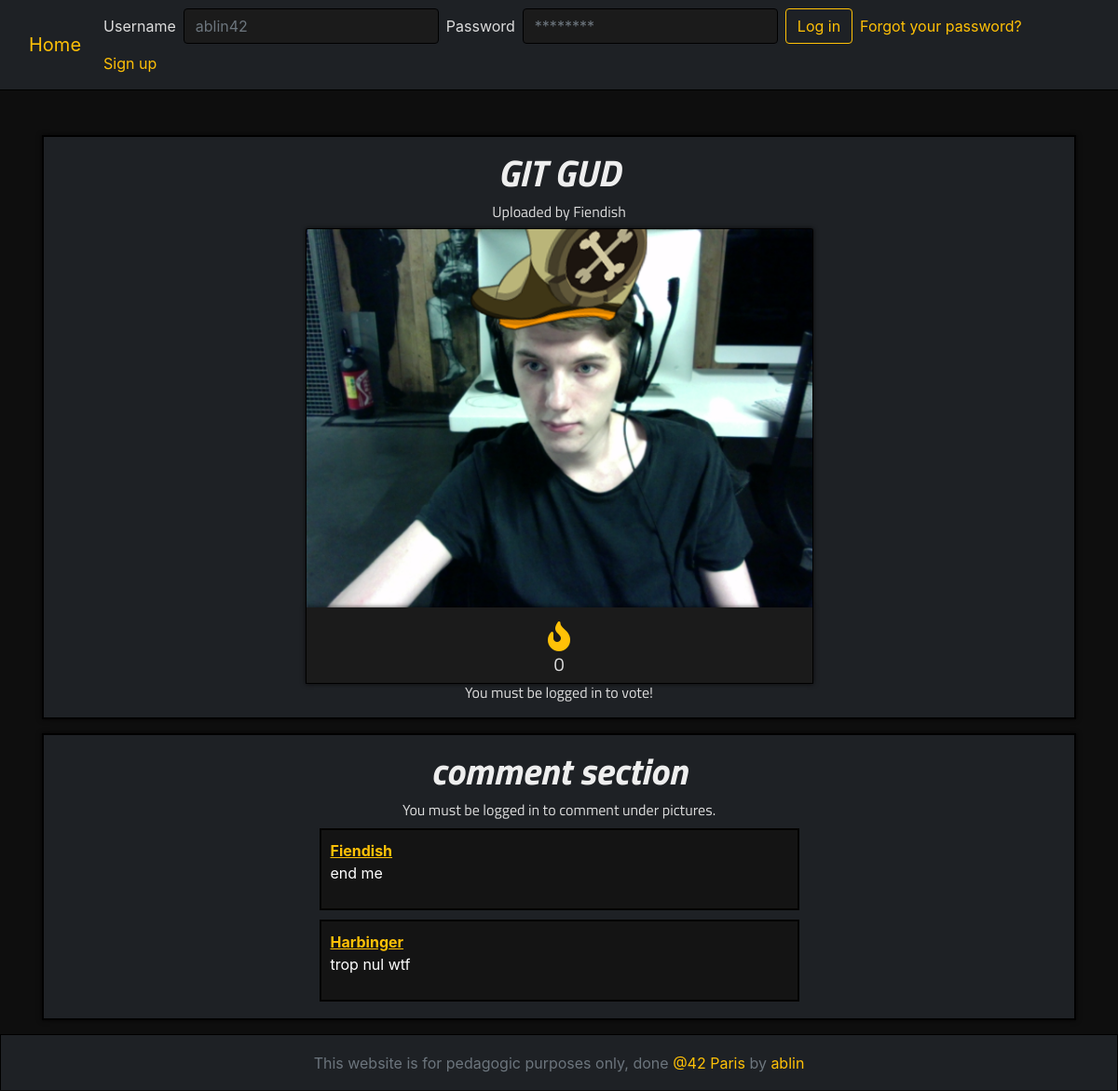
The app's page /image.php?id=1, older data.
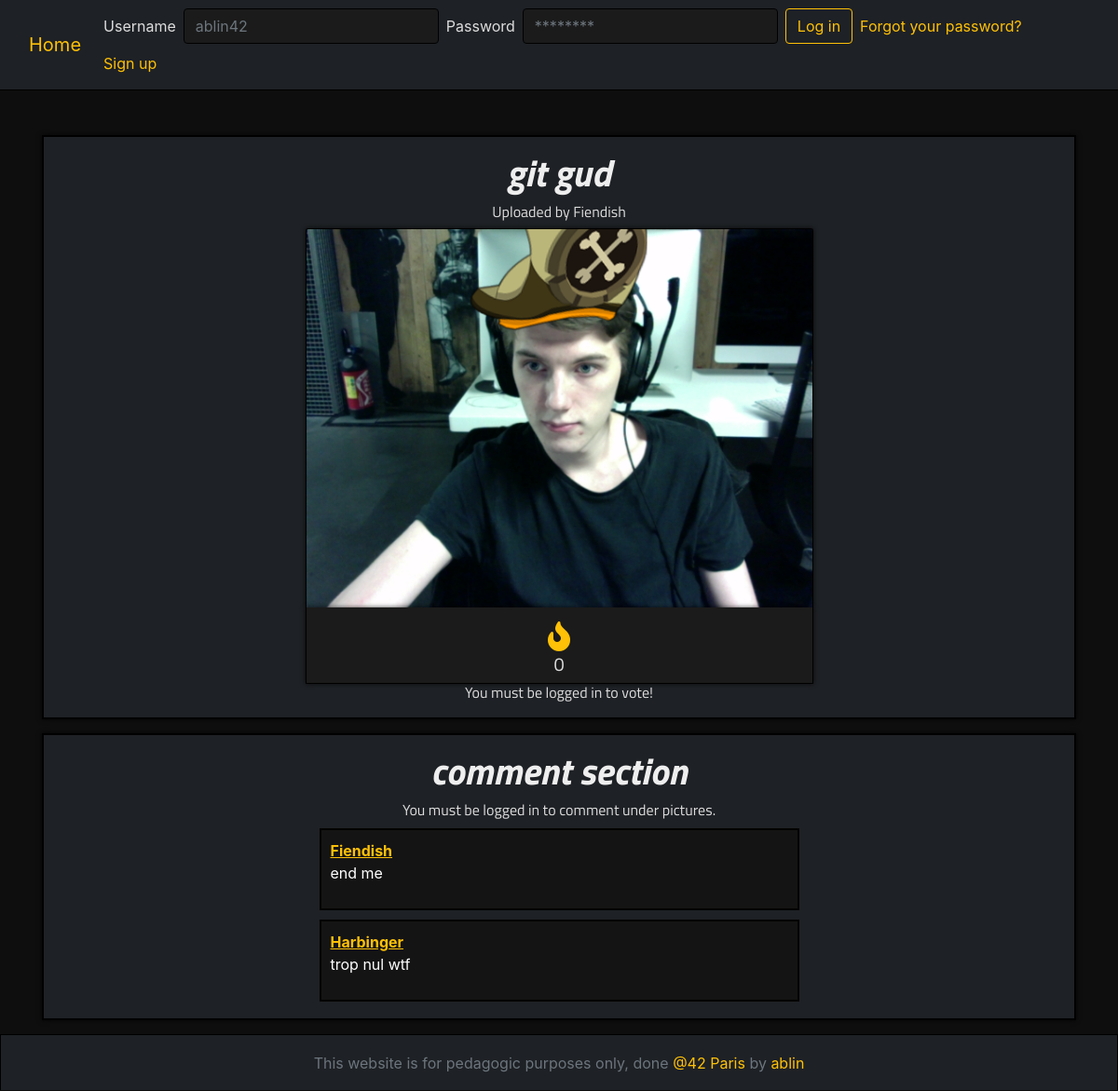
The same page, newer data.
### tables this page shows
CREATE TABLE `image` (
  `id` int(11) NOT NULL,
  `id_user` int(11) NOT NULL DEFAULT '0' COMMENT 'ID de l''user qui a upload l''image',
  `path` varchar(255) NOT NULL DEFAULT '/Camagru/images/',
  `name` varchar(64) DEFAULT NULL,
  `date` datetime NOT NULL,
  `nb_like` int(11) NOT NULL DEFAULT '0'
);

CREATE TABLE `user` (
  `id` int(11) NOT NULL,
  `username` varchar(30) NOT NULL,
  `password` varchar(255) NOT NULL,
  `email` varchar(255) NOT NULL,
  `password_token` varchar(128) DEFAULT NULL,
  `mail_token` varchar(128) DEFAULT NULL,
  `confirmed_token` datetime DEFAULT NULL,
  `mail_notify` tinyint(1) NOT NULL DEFAULT '1'
);

CREATE TABLE `comment` (
  `id` int(11) NOT NULL,
  `id_img` int(11) NOT NULL COMMENT 'id of the img being commented',
  `id_user` int(11) NOT NULL COMMENT 'id of the user commenting',
  `content` varchar(255) NOT NULL,
  `date` datetime NOT NULL
);

### class/autoloader.php (called while the page is built, shortened)
<?php
class autoloader
{
    static function autoload($class_name)
    {
        if (strpos($class_name, __NAMESPACE__ . '\\') == 0)
        {
            $class_name = str_replace(__NAMESPACE__ . '\\', '', $class_name);
        }
    }
}

### class/database.php (called while the page is built, shortened)
<?php
class database
{
    private $db_user;
    private $db_pass;
    private $dsn;
    private $pdo;
    private static $_instance;
    public function __construct($db_name, $db_host = "localhost", $db_user = "root", $db_pass = "root42")
    {
        $this->db_user = $db_user;
        $this->db_pass = $db_pass;
        $this->dsn = "mysql:dbname={$db_name};host={$db_host}";
    }
    public static function getInstance($db_name)
    {
        if (is_null(self::$_instance))
            self::$_instance = new database($db_name);
        return self::$_instance;
    }
    private function getPDO()
    {
        if ($this->pdo === null)
        {
            $pdo = new PDO($this->dsn, $this->db_user, $this->db_pass);
            $pdo->setAttribute(PDO::ATTR_ERRMODE, PDO::ERRMODE_EXCEPTION);
            $this->pdo = $pdo;
        }
        return $this->pdo;
    }
    public function prepare($statement, $attributes, $one = false, $class_name = null)
    {
        $req = $this->getPDO()->prepare($statement);
        $req->execute($attributes);
        if (strpos($statement, "SELECT") !== false)
        {
            if ($class_name === null)
                $req->setFetchMode(PDO::FETCH_OBJ);
            else
                $req->setFetchMode(PDO::FETCH_CLASS, $class_name);
            if ($one)
                $data = $req->fetch();
            else
                $data = $req->fetchAll();
            return $data;
        }
    }
}

### image.php (the view, shortened to what this page needs)
<!DOCTYPE html>
<html lang="en">
<head>
    <link rel="stylesheet" href="style/bootstrap.css">
    <link rel="stylesheet" href="style/style.css">
    <link rel="stylesheet" href="https://use.fontawesome.com/releases/v5.5.0/css/all.css">
</head>
<body>
<?php
require_once("includes/header.php");
$db = database::getInstance('camagru');
$attributes['id'] = $_GET['id'];
$req = $db->prepare("SELECT * FROM `image` LEFT JOIN `user` ON image.id_user = user.id WHERE image.id = :id", $attributes);
?>
<div class="container mt-5 small-page-wrapper">
    <div class="wrapper col-12 p-2" style="text-align: center;">
        <?php
        foreach($req as $item)
        {
            echo "<h1>$item->name</h1>";
            echo "<h6>Uploaded by $item->username</h6>";
        }?>
        <div class="img-page-wrapper col-6 offset-3">
            <?php foreach($req as $item)
            {
                echo "<img alt=\"{$item->name}\" class=\"img-page col-12\" src=\"{$item->path}\">";
            }?>
        </div>
        <div class="polaroid col-6 offset-3">
            <i id="like-fire" class="fas fa-fire fa-2x like-count"></i>
            <h5 id="nb_like">
                <?php foreach($req as $item)
                    echo $item->nb_like;
                ?>
            </h5>
        </div>
        <?php if (!isset($_SESSION['id'])) {echo "<h6>You must be logged in to vote!</h6>";} ?>
    </div>
    <div class="wrapper col-12 p-2">
        <h1>comment section</h1>
        <div class="col-6 offset-3">
            <?php
                if (isset($_SESSION['logged']) && isset($_SESSION['username']))
                {
                    echo "<form class=\"my-2 my-lg-0\" action=\"image?id={$_GET['id']}\" method=\"post\">";
                    echo $form->textarea('comment', 'comment', "form-control", "3", "50", "Your comment here... Be nice...", 255);
                    echo $form->hidden('id_img', $attributes['id'], 'id_img');
                    echo $form->submit('submit', 'submit', 'btn btn-outline-warning btn-sign-in', 'Send');
                    echo "</form>";
                }
                else
                    echo "<h6>You must be logged in to comment under pictures.</h6>";
            ?>
        </div>
        <div class="col-6 offset-3">
            <?php require_once("utils/fetch_comments.php");?>
        </div>
    </div>
</div>
<?php require_once("includes/footer.php");?>
</body>
</html>

### includes/header.php (shortened to what this page needs)
<?php
require ("class/autoloader.php");
$form = new bootstrapForm();
$form->changeSurr('div class="form-group"', 'div');
?>
<nav class="navbar navbar-expand-lg">
<div class="container-fluid">
    <a class="navbar-brand" href="/Camagru">Home</a>
    <div class="collapse navbar-collapse" id="navbarSupportedContent">
        <ul class="nav navbar-nav navbar-right ml-auto">
            <form class="form-inline my-2 my-lg-0" action="" method="post">
                <?php
                    if (!isset($_SESSION['logged']))
                    {
                        echo $form->label('Username', 'username_l', 'lab mr-2 ml-2');
                        echo $form->input('username_l', 'username_l', "form-control", "ablin42");
                        echo $form->label('Password', 'password_l', 'lab mr-2 ml-2');
                        echo $form->password('password_l', 'password_l', "form-control", "********");
                        echo $form->submit('submit_l', 'submit_l', 'btn btn-outline-warning my-2 my-sm-0 ml-2', 'Log in');
                    }
                ?>
            </form>
            <?php
                if (!isset($_SESSION['logged']))
                {
                    echo '<li class="nav-item"><a class="nav-link" href="password">Forgot your password?</a></li>';
                    echo '<li class="nav-item"><a class="nav-link" href="register">Sign up</a></li>';
                }
                else
                    echo '<li class="nav-item"><a class="nav-link" href="utils/logout.php">Logout</a></li>';
                ?>
        </ul>
    </div>
</div>
</nav>

### class/bootstrapForm.php (shortened to what this page needs)
<?php
class bootstrapForm extends form
{
    private $label_name;
    private $label_class;
    private $info_text;
    private $info_class;
    private $info_use;
    private $info_id;
    public function label($name, $for, $class = "")
    {
        return "<label for=\"{$for}\" class=\"{$class}\">{$name}</label>";
    }
    public function info($text, $id = "", $class = "", $use = "no")
    {
        if ($use === "no")
            return '';
        else
            return "<span id=\"$id\" class=\"$class\">$text</span>";
    }
    public function input($name, $id = "", $class = "", $placeholder = "", $maxlength = "")
    {
        return $this->surround($this->label(ucfirst($this->label_name), $name, $this->label_class)
                . "<input type=\"text\" name=\"{$name}\" placeholder=\"{$placeholder}\" id=\"{$id}\" class=\"{$class}\" maxlength=\"$maxlength\" required>"
                . $this->info($this->info_text, $this->info_id, $this->info_class, $this->info_use));
    }
    public function password($name, $id = "", $class = "", $placeholder = "", $maxlength = "")
    {
        return $this->surround($this->label(ucfirst($this->label_name), $name, $this->label_class)
                . "<input type=\"password\" name=\"{$name}\" placeholder=\"{$placeholder}\" id=\"{$id}\" class=\"{$class}\" maxlength=\"$maxlength\" required>"
                . $this->info($this->info_text, $this->info_id, $this->info_class, $this->info_use));
    }
}

### class/form.php (shortened to what this page needs)
<?php
class form
{
    public $surroundopen = 'div';
    public $surroundclose = 'div';
    protected function surround($html)
    {
        return "<{$this->surroundopen}>{$html}</{$this->surroundclose}>";
    }
    public function changeSurr($surropen, $surrclose)
    {
        $this->surroundopen = $surropen;
        $this->surroundclose = $surrclose;
    }
    public function submit($name, $id = "", $class = "", $value = "OK")
    {
        return $this->surround("<button type=\"submit\" name=\"{$name}\" id=\"{$id}\" class=\"{$class}\">{$value}</button>");
    }
}

### utils/fetch_comments.php (shortened to what this page needs)
<?php
$db = database::getInstance('camagru');
$req = $db->prepare("SELECT * FROM `comment` LEFT JOIN `user` ON comment.id_user = user.id WHERE comment.id_img = :id ORDER BY `date` DESC LIMIT 10", $attributes);
foreach($req as $item)
{
    echo "<div class=\"comment\">";
    echo "<b class='com-username'>{$item->username}</b>";
    echo "<p class='com-content'>{$item->content}</p>";
    echo "</div>";
}

### includes/footer.php
<footer class="footer">
    <div class="container" style="text-align: center;">
        <span class="text-muted">This website is for pedagogic purposes only, done
            <a href="http://www.42.fr">@42 Paris</a> by
            <a href="https://github.com/ablin42">ablin</a>
        </span>
    </div>
</footer>

### style/style.css (style rules this page uses)
body { background-color: #0e0e0e; }
.navbar { background-color: #1e2125; border-bottom: 1px solid black!important; }
h1, h2, h3, h4, h5, h6 { text-align: center; color: #DDDDDD !important; font-family: 'Titillium Web', sans-serif; font-weight: 500; }
h1 { color: #EEEEEE !important; font-style: italic; font-weight: bold; }
.small-page-wrapper { min-height: calc(100vh - 166px); }
footer { position: relative; bottom: 0; width: 100%; height: 60px; line-height: 60px; background-color: #1e2125; border: 1px solid black; border-bottom: none; }
.lab { color: #DDDDDD; }
a { color: #ffc107; }
li > a { color: #ffc107 !important; }
span > a { color: #ffc107 !important; }
p { color: #AAAAAA; }
.wrapper { border: 2px solid black; background-color: #1e2125; margin-bottom: 15px; padding-top: 15px!important; -webkit-box-shadow: 0 0 5px 0 rgba(4, 3, 0, 0.75); -moz-box-shadow: 0 0 5px 0 rgba(4, 3, 0, 0.75); box-shadow: 0 0 5px 0 rgba(4, 3, 0, 0.75); }
.img-page-wrapper { padding: 0; }
.img-page { background-color: #0c0c0c; -webkit-box-shadow: 0 0 5px 0 rgba(4, 3, 0, 0.75); -moz-box-shadow: 0 0 5px 0 rgba(4, 3, 0, 0.75); box-shadow: 0 0 5px 0 rgba(4, 3, 0, 0.75); border: 1px solid black; border-bottom: 0; border-radius: 3px 3px 0 0; padding: 0; }
.comment { word-wrap: break-word; border: 2px solid #040300; padding: 10px; background-color: #141414; margin: 10px 0 10px 0; box-sizing: border-box; }
.com-username { color: #ffc107; text-decoration-line: underline; }
.com-content { color: white; }
.like-count { color: #ffc107; margin-top: 15px; }
.form-control { background-color: #1b1b1b; border: 1px solid #1e2125; color: #BBBBBB; }
#username_l, #password_l { border: 1px solid black; }
.polaroid { background-color: #1b1b1b; -webkit-box-shadow: 0 0 5px 0 rgba(4, 3, 0, 0.75); -moz-box-shadow: 0 0 5px 0 rgba(4, 3, 0, 0.75); box-shadow: 0 0 5px 0 rgba(4, 3, 0, 0.75); border: 1px solid black; border-top: 0; }

Row changes from the older to the newer data that the page shows:
changed image "Fiendish": name "GIT GUD" → "git gud"
